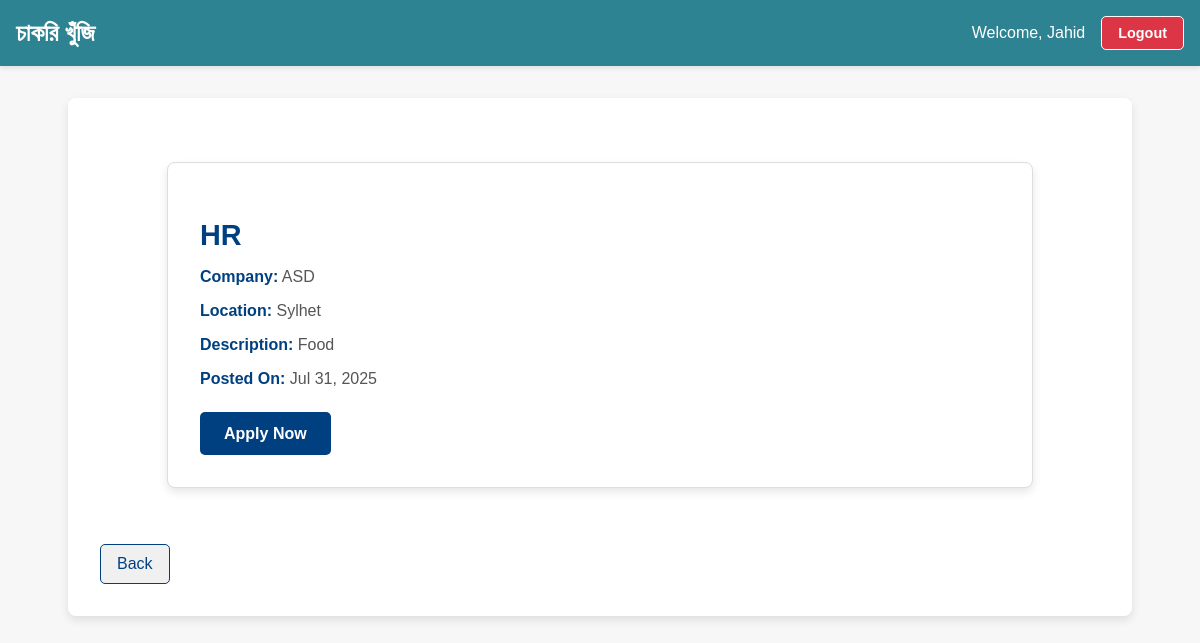
Screenshot of /jobs/3/detail/ (signed in) with the database file from the repository.
### users/models.py (models this page shows)
class CustomUser(AbstractUser):
    ROLE_CHOICES = (
        ('employer', 'Employer'),
        ('applicant', 'Applicant'),
    )
    role = models.CharField(max_length=10, choices=ROLE_CHOICES)

### jobs/models.py (models this page shows, shortened)
class Job(models.Model):
    title = models.CharField(max_length=255)
    company_name = models.CharField(max_length=255)
    location = models.CharField(max_length=255)
    description = models.TextField()
    posted_by = models.ForeignKey(settings.AUTH_USER_MODEL, on_delete=models.CASCADE)
    created_at = models.DateTimeField(auto_now_add=True)

### jobs/views.py (the view)
# urls.py: path('<int:job_id>/detail/', job_detail, name='job_detail'),
@login_required
def job_detail(request, job_id):
    job = get_object_or_404(Job, id=job_id)
    already_applied = Application.objects.filter(job=job, applicant=request.user).exists()
    if request.method == "POST" and not already_applied:
        Application.objects.create(job=job, applicant=request.user)
        messages.success(request, f"You have successfully applied for the job: {job.title}.")
        back_url = request.GET.get('back_url', '/users/dashboard/applicant/')  # Ensure back_url persists
        return redirect(f'{request.path}?back_url={back_url}')
    back_url = request.GET.get('back_url', '/users/dashboard/applicant/')
    return render(request, 'jobs/job_detail.html', {
        'job': job,
        'already_applied': already_applied,
        'back_url': back_url,  # Pass the back URL to the template
    })

### jobs/templates/jobs/job_detail.html (shortened to what this page needs)
{% extends 'base.html' %}
{% block content %}
<div style="max-width: 800px; margin: 2rem auto; padding: 2rem; background-color: white; border: 1px solid #ddd; border-radius: 8px; box-shadow: 0 4px 8px rgba(0, 0, 0, 0.1);">
    <h2 style="color: #004080; font-size: 1.8rem; margin-bottom: 1rem;">{{ job.title }}</h2>
    <p style="margin-bottom: 1rem; font-size: 1rem; color: #555;">
        <strong style="color: #004080;">Company:</strong> {{ job.company_name }}
    </p>
    <p style="margin-bottom: 1rem; font-size: 1rem; color: #555;">
        <strong style="color: #004080;">Location:</strong> {{ job.location }}
    </p>
    <p style="margin-bottom: 1rem; font-size: 1rem; color: #555;">
        <strong style="color: #004080;">Description:</strong> {{ job.description }}
    </p>
    <p style="margin-bottom: 1rem; font-size: 1rem; color: #555;">
        <strong style="color: #004080;">Posted On:</strong> {{ job.created_at|date:"M d, Y" }}
    </p>
    {% if already_applied %}
    <p style="color: green; font-size: 1rem; font-weight: bold; margin-top: 1.5rem;">
        <strong>You have already applied for this job!</strong>
    </p>
    {% else %}
    <form method="post" style="margin-top: 1.5rem;">
        <button type="submit" style="background-color: #004080; color: white; border: none; padding: 0.8rem 1.5rem; border-radius: 5px; font-size: 1rem; cursor: pointer; font-weight: bold; transition: background-color 0.3s ease;">
            Apply Now
        </button>
    </form>
    {% endif %}
</div>
<a href="{{ back_url }}" style="display: inline-block; margin-top: 1.5rem; text-align: center; background-color: #f0f0f0; color: #004080; padding: 0.6rem 1rem; border: 1px solid #004080; border-radius: 5px; text-decoration: none; font-size: 1rem; transition: background-color 0.3s ease;">
    Back
</a>
{% endblock %}

### users/templates/base.html (shortened to what this page needs)
<!DOCTYPE html>
<html lang="en">
<head>
</head>
<body>
    <header style="display: flex; justify-content: space-between; align-items: center; padding: 1rem; background-color: #2D8391; color: white; box-shadow: 0 2px 5px rgba(0, 0, 0, 0.1);">
        <h1 style="margin: 0; font-size: 1.5rem; color: white;">চাকরি খুঁজি</h1>
        {% if user.is_authenticated %}
        <div style="display: flex; align-items: center; gap: 1rem;">
            <span style="font-size: 1rem;">Welcome, {{ user.username }}</span>
            <a href="{% url 'logout' %}" style="color: white; text-decoration: none; background-color: #dc3545; padding: 0.5rem 1rem; border-radius: 5px; font-size: 0.9rem; font-weight: bold; cursor: pointer; transition: background-color 0.3s ease;">
                Logout
            </a>
        </div>
        {% endif %}
    </header>
    <div class="container">
        {% block content %}{% endblock %}
    </div>
</body>
</html>

### users/templates/base.html (style rules this page uses)
body { font-family: 'Arial', sans-serif; margin: 0; padding: 0; background-color: #f7f7f7; }
header { background-color: #72C5D2; color: white; padding: 1rem; display: flex; justify-content: space-between; align-items: center; }
header a { color: white; text-decoration: none; padding: 0.5rem 1rem; border: 1px solid white; border-radius: 5px; }
.container { max-width: 1000px; margin: 2rem auto; background: white; border-radius: 8px; box-shadow: 0px 4px 10px rgba(0, 0, 0, 0.1); padding: 2rem; }
h1, h2, h3 { color: #72C5D2; }
button, input[type='submit'], .btn-primary { background-color: #72C5D2; color: white; border: none; padding: 0.5rem 1rem; border-radius: 5px; cursor: pointer; }

### rows the page displays
CustomUser: username "Jahid"
Job: title "HR", company_name "ASD", location "Sylhet", description "Food", created_at "Jul 31, 2025"
